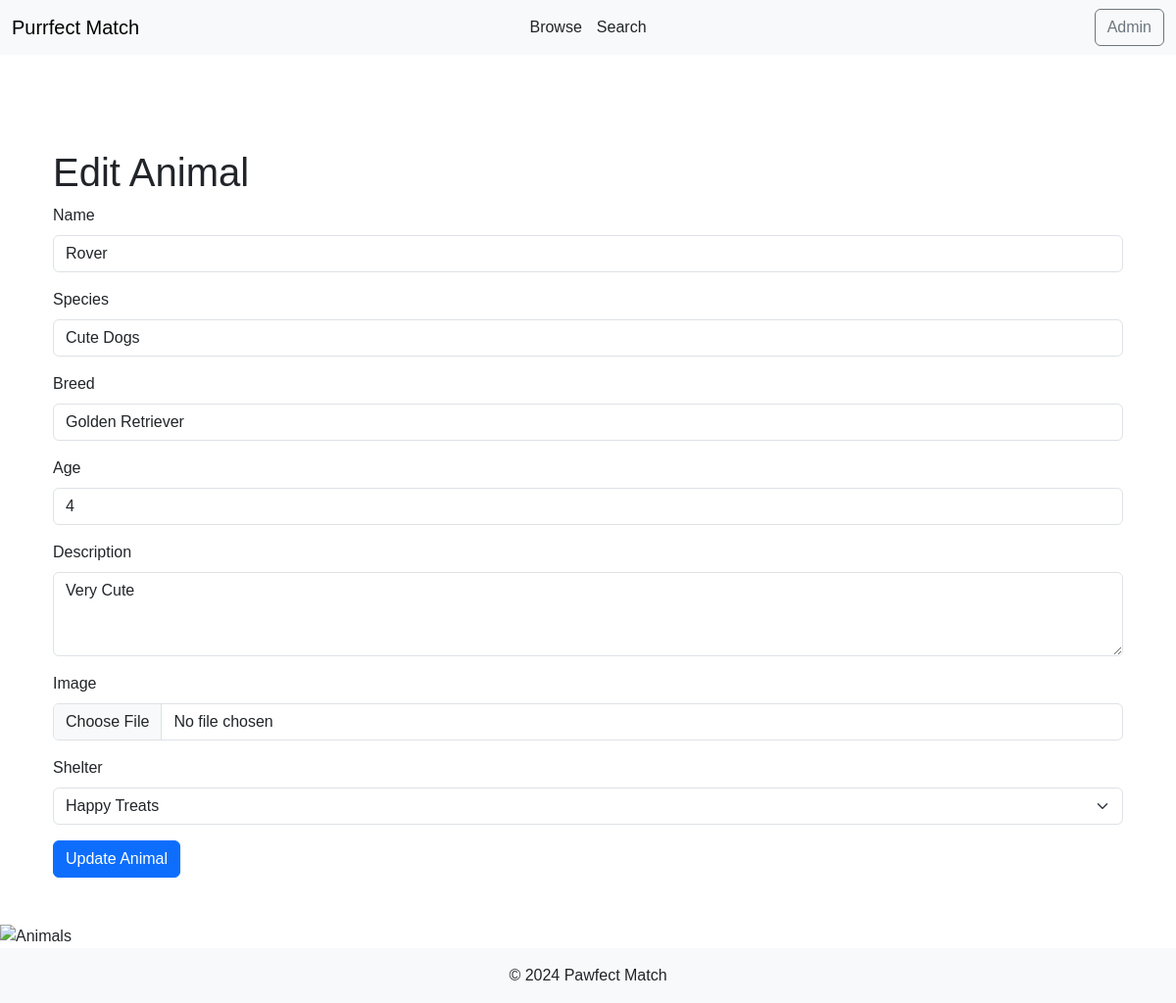
/admin/edit-animal/1, run on an earlier commit of the app's database.
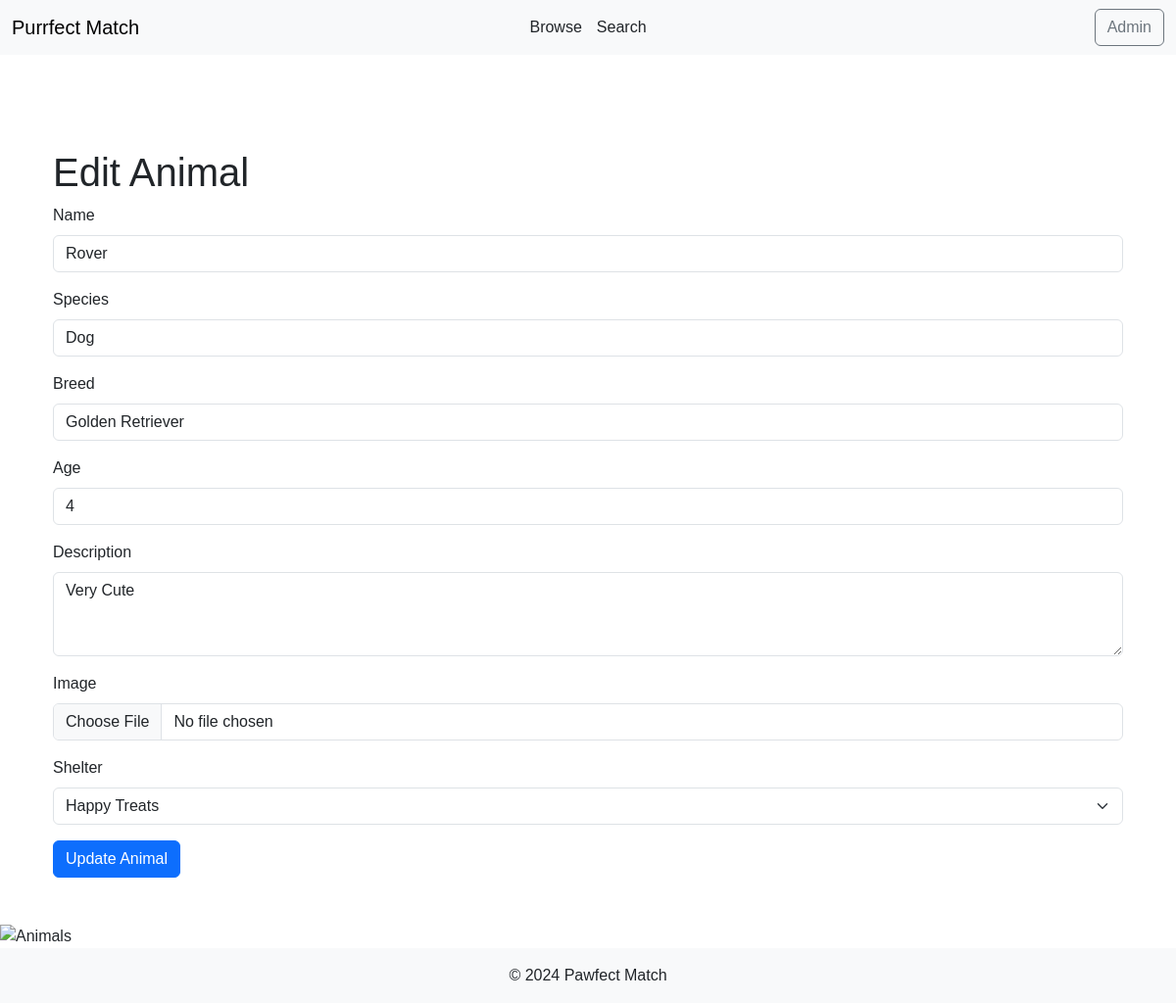
And on a later commit of the database.
### models.py (models this page shows)
class Animal(db.Model):
    __tablename__ = 'Animal'
    id = db.Column(db.Integer, primary_key=True)
    name = db.Column(db.String(100), nullable=False)
    species = db.Column(db.String(50), nullable=False)
    breed = db.Column(db.String(100))
    age = db.Column(db.Integer, nullable=False)
    description = db.Column(db.Text)
    image = db.Column(db.String(255), nullable=False)
    likes = db.Column(db.Integer, default=0)
    shelter_id = db.Column(db.Integer, db.ForeignKey('Shelter.id'), nullable=False)
    shelter = db.relationship('Shelter', back_populates='animals')

class Shelter(db.Model):
    __tablename__ = 'Shelter'
    id = db.Column(db.Integer, primary_key=True)
    name = db.Column(db.String(100), nullable=False)
    address = db.Column(db.String(100), nullable=False)
    animals = db.relationship('Animal', back_populates='shelter')

### app.py (the view, shortened to what this page needs)
@app.route("/admin/edit-animal/<int:id>", methods=["GET", "POST"])
def edit_animal(id):
    animal = Animal.query.get_or_404(id)
    shelters = Shelter.query.all()
    return render_template("edit_animal.html", animal=animal, shelters=shelters)

### templates/edit_animal.html
{% extends "base.html" %}
{% block content %}
<div class="container mt-5">
    <h1>Edit Animal</h1>
    <form method="POST" enctype="multipart/form-data">
        <div class="mb-3">
            <label for="name" class="form-label">Name</label>
            <input type="text" class="form-control" id="name" name="name" value="{{ animal.name }}" required>
        </div>
        <div class="mb-3">
            <label for="species" class="form-label">Species</label>
            <input type="text" class="form-control" id="species" name="species" value="{{ animal.species }}" required>
        </div>
        <div class="mb-3">
            <label for="breed" class="form-label">Breed</label>
            <input type="text" class="form-control" id="breed" name="breed" value="{{ animal.breed }}" required>
        </div>
        <div class="mb-3">
            <label for="age" class="form-label">Age</label>
            <input type="number" class="form-control" id="age" name="age" value="{{ animal.age }}" min="0" required>
        </div>
        <div class="mb-3">
            <label for="description" class="form-label">Description</label>
            <textarea class="form-control" id="description" name="description" rows="3" required>{{ animal.description }}</textarea>
        </div>
        <div class="mb-3">
            <label for="image" class="form-label">Image</label>
            <input type="file" class="form-control" id="image" name="image" accept="image/*">
        </div>
        <div class="mb-3">
            <label for="shelter_id" class="form-label">Shelter</label>
            <select class="form-select" id="shelter_id" name="shelter_id" required>
                {% for shelter in shelters %}
                    <option value="{{ shelter.id }}" {% if shelter.id == animal.shelter_id %}selected{% endif %}>{{ shelter.name }}</option>
                {% endfor %}
            </select>
        </div>
        <button type="submit" class="btn btn-primary">Update Animal</button>
    </form>
</div>
{% endblock %}

What changed in the data, as far as the page shows it:
changed Animal "Rover": species "Cute Dogs" → "Dog"
